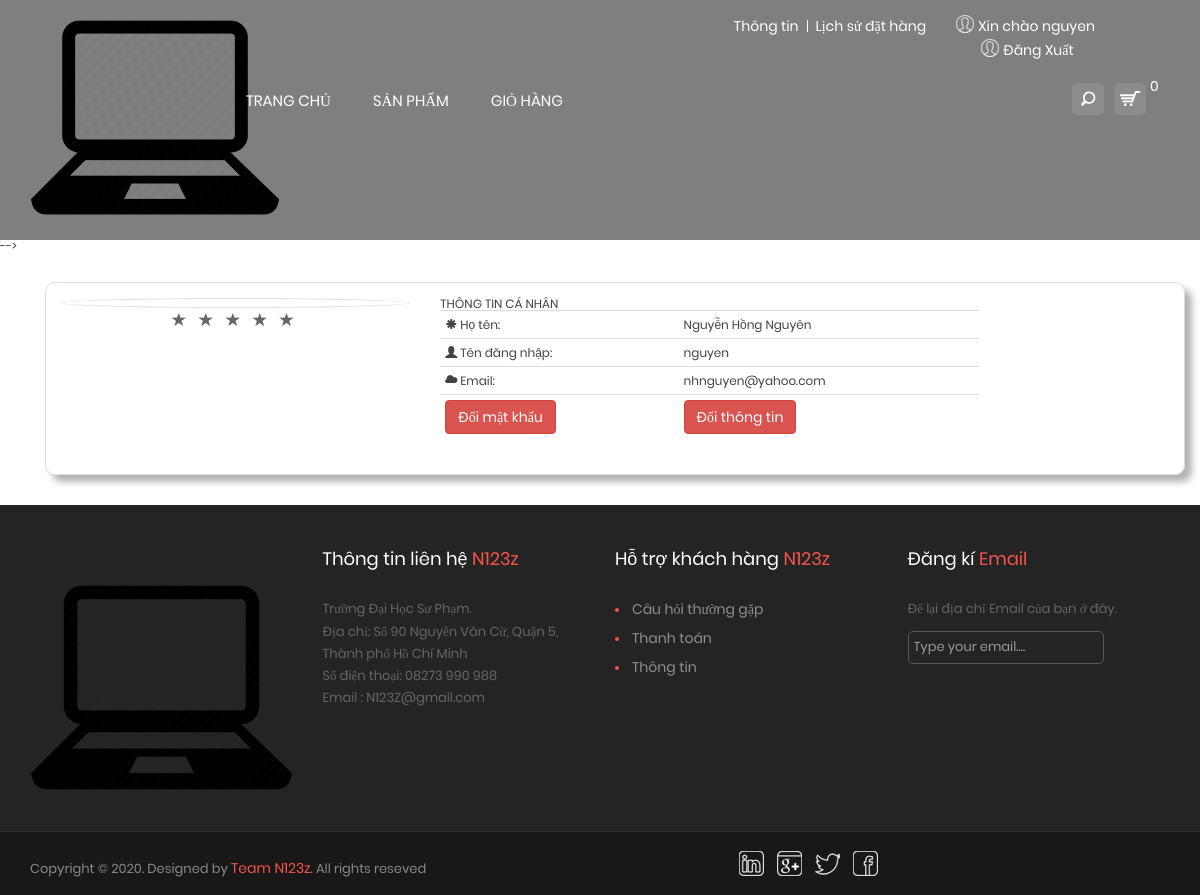
/index.php?mod=user&act=about (signed in), run on the app's committed database.
### tables this page shows
CREATE TABLE `users` (
  `UserID` int(11) NOT NULL,
  `GroupID` int(11) NOT NULL,
  `FullName` varchar(255) NOT NULL,
  `UserName` varchar(20) NOT NULL,
  `PassWord` varchar(32) NOT NULL,
  `Email` varchar(50) NOT NULL
);

### Model/User.php (called while the page is built, shortened)
<?php
include_once("DataProvider.php");
class User{
	private $da;
	function __construct(){
		$this->da = new DataProvider();
	}
	function getUserById($id){
		$sql = "SELECT * FROM users WHERE UserID = $id";
		return $this->da->Fetch($sql);
	}
}
?>

### Model/DataProvider.php (called while the page is built, shortened)
 <?php
	class DataProvider{
		private $link;
		function __construct()
		{
			$this->link=mysqli_connect("127.0.0.1","root","","cnweb");
		}
		function ExecuteQuery($sql)
		{
	 		mysqli_query($this->link,"set names utf8");
			return mysqli_query($this->link, $sql);
		}
		function Fetch($sql){
			$rs = $this->ExecuteQuery($sql);
			return mysqli_fetch_assoc($rs);
		}
	}
?>

### View/User/About.php (the view, shortened to what this page needs)
 <div class="container bootstrap snippet">
<div class="panel-body inf-content">
    <div class="row">
        <div class="col-md-4">
            <img alt="" style="width:600px;" title="" class="img-circle img-thumbnail isTooltip" src="https://bootdey.com/img/Content/user-453533-fdadfd.png" data-original-title="Usuario">
            <ul title="Ratings" class="list-inline ratings text-center">
                <li><a href="#"><span class="glyphicon glyphicon-star"></span></a></li>
                <li><a href="#"><span class="glyphicon glyphicon-star"></span></a></li>
                <li><a href="#"><span class="glyphicon glyphicon-star"></span></a></li>
                <li><a href="#"><span class="glyphicon glyphicon-star"></span></a></li>
                <li><a href="#"><span class="glyphicon glyphicon-star"></span></a></li>
            </ul>
        </div>
        <div class="col-md-6">
            <strong>THÔNG TIN CÁ NHÂN</strong><br>
            <div class="table-responsive">
            <table class="table table-condensed table-responsive table-user-information">
                <tbody>
                    <tr>
                        <td>
                            <strong>
                                <span class="glyphicon glyphicon-asterisk text-primary"></span>
                                Họ tên:
                            </strong>
                        </td>
                        <td class="text-primary">
                            <?php
                            	echo $row['FullName'];
                            ?>
                        </td>
                    </tr>
                    <tr>
                        <td>
                            <strong>
                                <span class="glyphicon glyphicon-user  text-primary"></span>
                                Tên đăng nhập:
                            </strong>
                        </td>
                        <td class="text-primary">
                            <?php
                            	echo $row['UserName'];
                            ?>
                        </td>
                    </tr>
                    <tr>
                        <td>
                            <strong>
                                <span class="glyphicon glyphicon-cloud text-primary"></span>
                                Email:
                            </strong>
                        </td>
                        <td class="text-primary">
                            <?php
                            	echo $row['Email'];
                            ?>
                        </td>
                    </tr>
                    <tr>
                        <td>
                                <a href="index.php?mod=user&act=changepassword"><button type="button" class="btn btn-danger">Đổi mật khẩu</button></a>
                        </td>
                        <td class="text-primary">
                            <a href="index.php?mod=user&act=update"><button type="button" class="btn btn-danger">Đổi thông tin</button></a>
                        </td>
                    </tr>
                </tbody>
            </table>
            </div>
        </div>
    </div>
</div>
</div>

### css/style.css (style rules this page uses)
html, body, div, span, applet, object, iframe, h1, h2, h3, h4, h5, h6, p, blockquote, pre, a, abbr, acronym, address, big, cite, code, del, dfn, em, img, ins, kbd, q, s, samp, small, strike, strong, sub, sup, tt, var, b, u, i, center, dl, dt, dd, ol, ul, li, fieldset, form, label, legend, table, caption, tbody, tfoot, thead, tr, th, td, article, aside, canvas, details, embed, figure, figcaption, footer, header, hgroup, menu, nav, output, ruby, section, summary, time, mark, audio, video { margin: 0;padding: 0;border: 0;font-size: 100%;font: inherit;vertical-align: baseline; }
body { font-family: 'Roboto', sans-serif;font-size: 12px;font-weight: 300;line-height: 1;background: #f5f5f5;color: #434343; }
ol, ul { list-style: none; }
table { border-collapse: collapse;border-spacing: 0; }
.regular, strong { font-weight: 400; }
a { transition: all 0.2s ease-in-out 0s;-webkit-transition: all 0.2s ease-in-out 0s; }
a:hover, a:focus, a { text-decoration: none; }
ul { list-style: none outside none;margin: 0;padding: 0; }
ul:after { clear: both;content: "";display: block; }
li { line-height: 18px;transition: all 0.2s ease-in-out 0s;-webkit-transition: all 0.2s ease-in-out 0s; }
img { max-width: 100%;height: auto; }
a, button, .button, .products, .name, .price, .fa, .sequence-next, .sequence-prev { -webkit-transition: all 300ms cubic-bezier(0.250, 0.250, 0.750, 0.750);-moz-transition: all 300ms cubic-bezier(0.250, 0.250, 0.750, 0.750);-ms-transition: all 300ms cubic-bezier(0.250, 0.250, 0.750, 0.750);-o-transition: all 300ms cubic-bezier(0.250, 0.250, 0.750, 0.750);transition: all 300ms cubic-bezier(0.250, 0.250, 0.750, 0.750); }
.button, button { background: #fff;padding: 10px 20px;border: 1px solid #cccccc;font-size: 14px;-webkit-border-radius: 10px;border-radius: 10px;outline: none; }
#home { background: url(../images/bg.jpg) center top no-repeat;background-size: cover;-webkit-background-size: cover;background-attachment: fixed; }
@media (min-width: 768px) { .container { width: 750px; } }
@media (min-width: 992px) { .container { width: 970px; } }
@media (min-width: 1200px) { .container { width: 1170px; } }

### css/main.css (style rules this page uses)
* { margin: 0px; padding: 0px; box-sizing: border-box; }
body, html { height: 100%; font-family: Poppins-Regular, sans-serif; }
a { font-family: Poppins-Regular; font-size: 14px; line-height: 1.7; color: #666666; margin: 0px; transition: all 0.4s; -webkit-transition: all 0.4s; -o-transition: all 0.4s; -moz-transition: all 0.4s; }
ul, li { margin: 0px; list-style-type: none; }
button { outline: none !important; border: none; background: transparent; }
ul { margin:0; padding:0; list-style:none; }

### View/User/About.php (style rules this page uses)
.inf-content { border:1px solid #DDDDDD; -webkit-border-radius:10px; -moz-border-radius:10px; border-radius:10px; box-shadow: 7px 7px 7px rgba(0, 0, 0, 0.3); }

### data on the page
users: FullName "Nguyễn Hồng Nguyên", UserName "nguyen", Email "nhnguyen@yahoo.com"

### other printed values
$_SESSION["lgUserName"] "nguyen"
